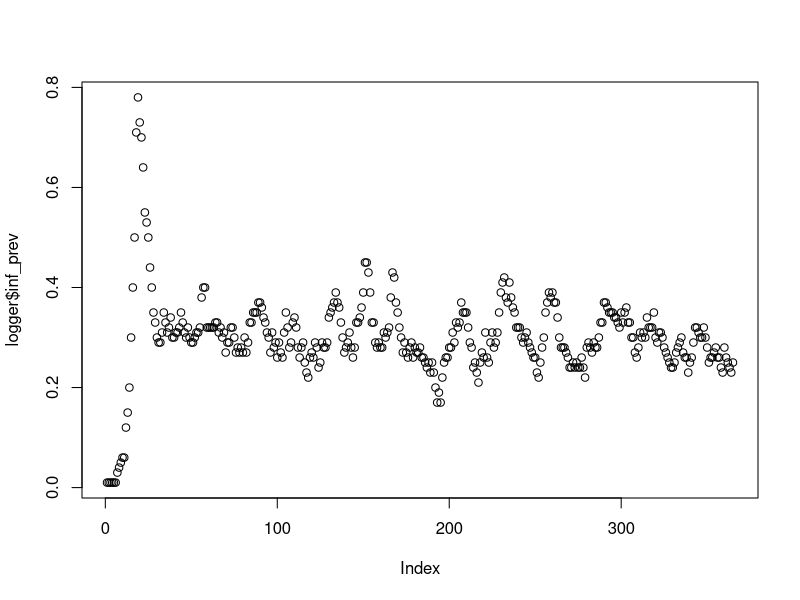
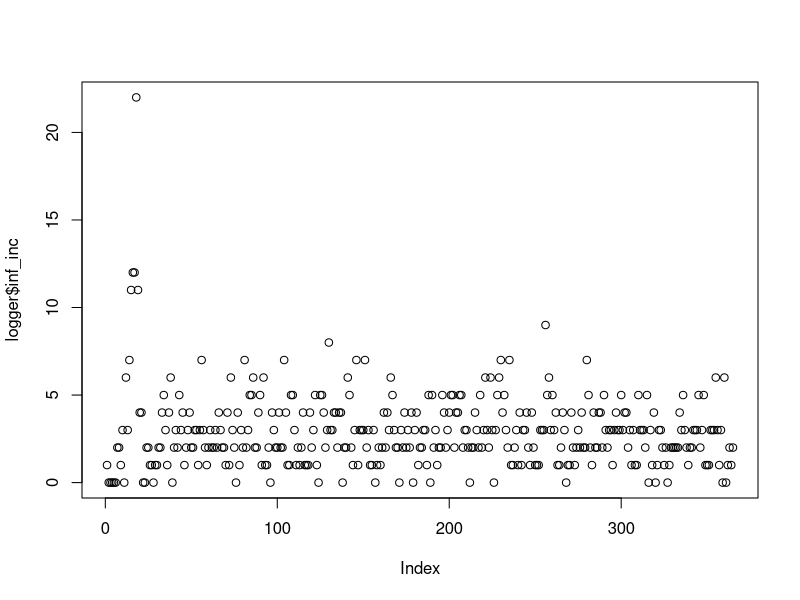
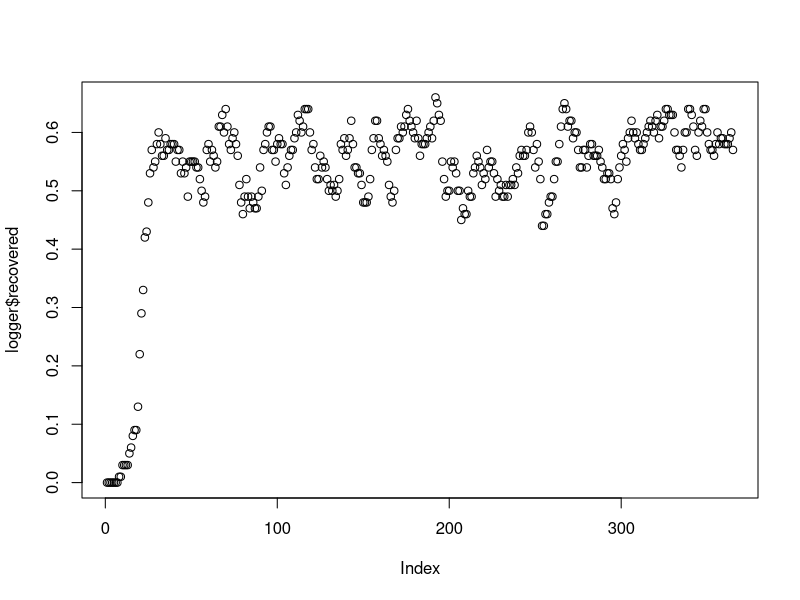
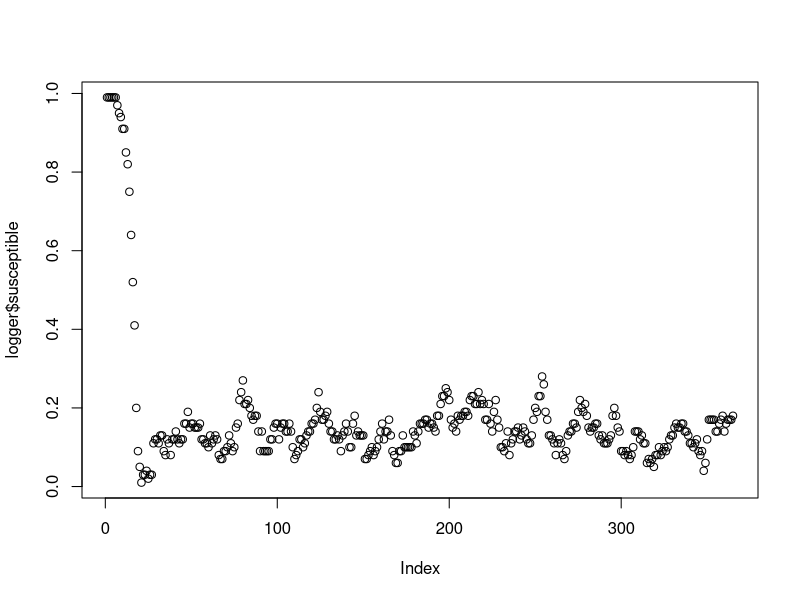
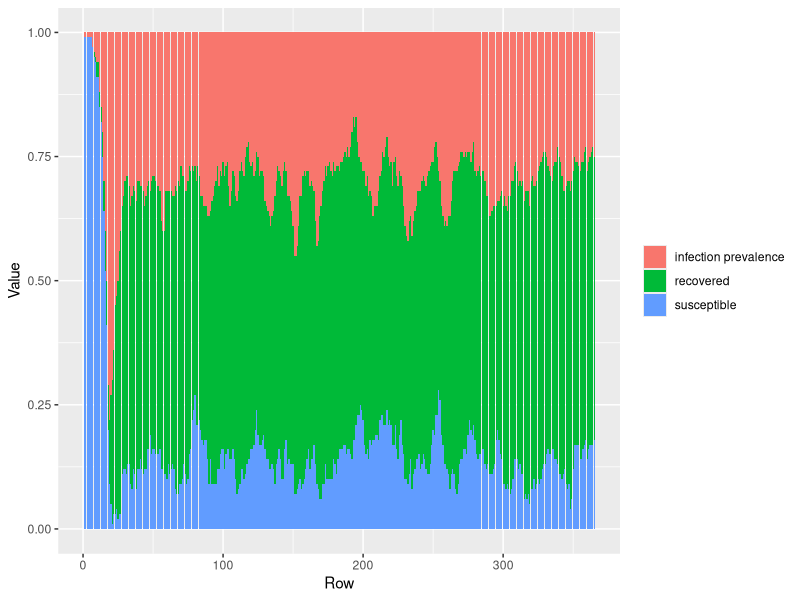

R code for these plots, in order:
## ---- chunk 1
seed <- set.seed(20260604)
# set timestep size in days
dt <- 1
params <- list(
  
  # simulation setup
  timestep_size = dt,
  individual_index = 1:100,
  init_compartment = c('I', rep("S", 99)), 
  n_time_steps = 365,
  
  # epi params
  n_contact_events_per_day = 2,
  p_infection_per_contact_event = 0.2,
  p_recovery_per_day = 0.1, # rate to become recovered
  p_reversion_per_day = 0.05
)

## ---- chunk 2

simulate_contact_pairs <- function(
    individual_index  = params$individual_index,
    n_contact_events_per_day = params$n_contact_events_per_day) {
  
  n_individuals <- length(individual_index) 
  sample_size_contact_events <- n_contact_events_per_day*n_individuals

first_contact <- sample(x = individual_index, size = sample_size_contact_events, replace = TRUE)
second_contact <- sample(x = individual_index, size = sample_size_contact_events, replace = TRUE)

keep <- first_contact != second_contact 

# at the moment this allows for multiple contact events between the same pair in the same timestep
contact_pairs <- data.frame(first_contact = first_contact[keep], second_contact = second_contact[keep])

return(contact_pairs)
}

## ---- chunk 3
# For testing
index <- 3

infection_function <- function(
    index,
    prob_infection,
    contact_pairs,
    compartment
  ){
  state <- compartment[index]
  
  if (state == "I") {
    return("I")
  } else if (state == "R" ) {
    return("R") 
  } else {
    contacts_1 <- contact_pairs$second_contact[contact_pairs$first_contact == index]
    contacts_2 <- contact_pairs$first_contact[contact_pairs$second_contact == index]
    contacts <- c(contacts_1, contacts_2)
    
    contacted <- seq_along(compartment) %in% contacts # exclude multiple contact events between the same pair within the same timestep --- note we intend to look over this decision in the future
    infectious_contacts <- (compartment == "I") & contacted   
    
    possible_infections <- prob_infection*infectious_contacts
    
    outcome <- rbinom(
      n = length(possible_infections),
      size = 1,
      prob = possible_infections
    )
    
    if (max(outcome) ==1) {
      state <- "I"
    }
    
    return(state)
  }
}

#Test
# for (i in 1:10){
#   inf <- infection_function(
#       index = i,
#       prob_infection = params$p_infection_per_contact_event,
#       contact_pairs = contact_pairs_over_time[[1]],
#       compartment = params$init_compartment
#       )
#   print(inf)
# }

## ---- chunk 4
recovery_function <- function(
    index,
    prob_recovery,
    compartment
  ){
  
    state <- compartment[index]
    
    # if they are infected, make them susceptible with some probability
    if (state == "I") {
      # make them susceptible again with some probability
      # recovered <- as.logical(rbinom(1, 1, prob = prob_recovery))
      this_one_is_recovered <- runif(1, min = 0, max = 1) < prob_recovery[index]
      
      if (this_one_is_recovered){
        state <- "R"
      }
    }
    
    # return the new infection status
   return(state)

}

# Test 
# for (i in 1:10){
#   st <- recovery_function(
#     index = i,
#     prob_recovery = rep(0.3, 10),
#     compartment = rep("I",10)
#   )
#   print(st)
# }


## ---- chunk 5
reversion_function <- function(
    index,
    prob_reversion,
    compartment
  ){
  
    state <- compartment[index]
    
    # if they are infected, make them susceptible with some probability
    if (state == "R") {
      # make them susceptible again with some probability
      # recovered <- as.logical(rbinom(1, 1, prob = prob_recovery))
      this_one_is_reverted <- runif(1, min = 0, max = 1) < prob_reversion
      
      if (this_one_is_reverted){
        state <- "S"
      }
    }
    
    # return the new infection status
   return(state)

}

# Test 
# for (i in 1:10){
#   st <- recovery_function(
#     index = i,
#     prob_recovery = 0.3,
#     compartment = rep("I",10)
#   )
#   print(st)
# }


## ---- chunk 6
# Time-steps
# Currently takes in single contact_pairs object (should take in a unique one per time step)
individual_df <- data.frame(
  compartment = params$init_compartment,
  p_recovery_per_day = params$p_recovery_per_day
  # to add more columns later 
)

# initial incidence: this ASSUMES everyone initially infected was infected at
# the first time step. If we later give them an earlier time of infection (see
# #11), this needs changing or the first incidence value will be silently wrong
newly_infected <- individual_df$compartment == "I"

# a logger to record information 
logger <- data.frame (
  inf_prev = c(mean(individual_df$compartment == "I"), rep(NA, params$n_time_steps - 1)),
  inf_inc = c(sum(newly_infected), rep(NA, params$n_time_steps - 1)),
  recovered = c(mean(individual_df$compartment == "R"), rep(NA, params$n_time_steps - 1)),
  susceptible = c(mean(individual_df$compartment == "S"), rep(NA, params$n_time_steps - 1))
  
)

contact_pairs_over_time <- list()

for (t in 1:((params$n_time_steps)-1)) {
  
  # 
  contact_pairs_over_time[[t]] <- simulate_contact_pairs()
  
  susceptible_after_reversions <- rep(NA, length(params$individual_index))
  infected_after_infections <- rep(NA, length(params$individual_index))
  infected_after_recoveries <- rep(NA, length(params$individual_index))
  recovered_after_recoveries <- rep(NA, length(params$individual_index))
  
  
  current_compartment <- individual_df$compartment
  
  
  # do reversion (from recovered to susceptible)
    for (i in params$individual_index) {

    # # binomial process of probability of reversion
    # p_not_recover_per_day <- 1 - params$p_recovery_per_day
    # n_days <- params$timestep_size
    # p_not_recover_per_timestep <- p_not_recover_per_day ^ n_days
    # p_recovery_per_timestep <- 1 - p_not_recover_per_timestep
    p_reversion_per_timestep <- 1 - (1 - params$p_reversion_per_day) ^ params$timestep_size
    
    # note in a compartmental type model with a rate, applied to a discrete timestep, the probability of changing state over that timestep is: 1 - exp(-rate * dt)

    
    y <- reversion_function(
      index = i, 
      prob_reversion = p_reversion_per_timestep, 
      # this doesn't include the new infections in this time step! That's nice?
      compartment = current_compartment
    )
    
    susceptible_after_reversions[i] <- (y == "S")

  }

  
  # susceptible to infected
  for (i in params$individual_index) {
    y <- infection_function(
      index = i, 
      prob_infection = params$p_infection_per_contact_event, 
      contact_pairs = contact_pairs_over_time[[t]], 
      compartment = current_compartment
      )
    
    infected_after_infections[i] <- (y == "I")
  }
  

  
  # infected to recovered
  for (i in params$individual_index) {

    # # binomial process ofr probability of recovery
    # p_not_recover_per_day <- 1 - params$p_recovery_per_day
    # n_days <- params$timestep_size
    # p_not_recover_per_timestep <- p_not_recover_per_day ^ n_days
    # p_recovery_per_timestep <- 1 - p_not_recover_per_timestep
    p_recovery_per_timestep <- 1 - (1 - individual_df$p_recovery_per_day) ^ params$timestep_size
    
    # note in a compartmental type model with a rate, applied to a discrete timestep, the probability of changing state over that timestep is: 1 - exp(-rate * dt)

    
    y <- recovery_function(
      index = i, 
      prob_recovery = p_recovery_per_timestep, 
      # this doesn't include the new infections in this time step! That's nice?
      compartment = current_compartment
    )
    
    recovered_after_recoveries[i] <- (y == "R")
    infected_after_recoveries[i] <- (y == "I")
  }
  
  # Update to be a logical rather than a string
  previously_infected <- (individual_df$compartment == "I")
  previously_recovered <- (individual_df$compartment == "R")
  previously_susceptible <- (individual_df$compartment == "S")

  newly_infected <- infected_after_infections & !previously_infected
#  newly_recovered <- !infected_after_recoveries & previously_infected
  newly_recovered <- recovered_after_recoveries & !previously_recovered
  newly_susceptible <- susceptible_after_reversions & !previously_susceptible

  # unit checks for things that shouldn't happen
  stopifnot(newly_infected <= previously_susceptible)
  stopifnot(newly_recovered <= previously_infected)
  stopifnot(newly_susceptible <= previously_recovered)
  
  
  # what do we put in the new infection status? 
  # If previously infected and haven't recovered -> still infected
  # If not previously infected and became infected -> infected
  currently_infected <- (previously_infected & !newly_recovered) |
    (!previously_infected & newly_infected)
  currently_recovered <- (previously_recovered & !newly_susceptible) |
    (!previously_recovered & newly_recovered)
  currently_susceptible <- (previously_susceptible & !newly_infected) | (!previously_susceptible & newly_susceptible)
  
  
  ## later should be revised to ensure that individuals are not TRUE in two 
  ## different categories
  individual_df$compartment <- dplyr::case_when(
    currently_infected ~ "I",
    currently_recovered ~ "R",
    currently_susceptible ~ "S",
    .default = "S" # check if this default is in any way different to currently_susceptible - we should have the logic captured above (line 311 for now...)
  )
  
 
  logger$inf_prev[t + 1] <-  mean(currently_infected)
  logger$inf_inc[t + 1] <- sum(newly_infected) 
  logger$recovered[t + 1] <- mean(currently_recovered)
  logger$susceptible[t + 1] <- mean(currently_susceptible)
  
}


logger
# can print contact pairs for diagnostics
# print(contact_pairs_over_time)

## ---- chunk 7
plot(logger$inf_prev)
plot(logger$inf_inc)
plot(logger$recovered) # should be monotonic increasing. yay # not any more sukas
plot(logger$susceptible)

## ---- chunk 8
library(ggplot2)
library(dplyr)
library(tidyr)

logger |> select(-inf_inc) |>
  mutate(row = row_number()) |>
  pivot_longer(-row, names_to = "column", values_to = "value") |>
  ggplot(aes(x = row, y = value, fill = column)) +
  geom_col() +
  labs(x = "Row", y = "Value", fill = NULL) + 
  scale_fill_discrete(labels = c("inf_prev" = "infection prevalence", "recovered" = "recovered", "susceptible"  = "susceptible"))

## ---- chunk 9
